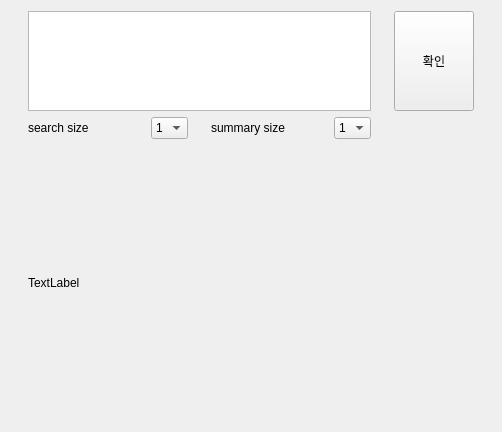
<?xml version="1.0" encoding="UTF-8"?>
<ui version="4.0">
 <class>Form</class>
 <widget class="QWidget" name="Form">
  <property name="geometry">
   <rect>
    <x>0</x>
    <y>0</y>
    <width>502</width>
    <height>432</height>
   </rect>
  </property>
  <property name="windowTitle">
   <string>Form</string>
  </property>
  <layout class="QVBoxLayout" name="verticalLayout">
   <item>
    <layout class="QGridLayout" name="ll_2">
     <property name="sizeConstraint">
      <enum>QLayout::SetNoConstraint</enum>
     </property>
     <item row="0" column="4">
      <widget class="QPushButton" name="button">
       <property name="sizePolicy">
        <sizepolicy hsizetype="Fixed" vsizetype="Fixed">
         <horstretch>0</horstretch>
         <verstretch>0</verstretch>
        </sizepolicy>
       </property>
       <property name="minimumSize">
        <size>
         <width>0</width>
         <height>100</height>
        </size>
       </property>
       <property name="text">
        <string>확인</string>
       </property>
      </widget>
     </item>
     <item row="1" column="2">
      <widget class="QLabel" name="label_5">
       <property name="maximumSize">
        <size>
         <width>100</width>
         <height>16777215</height>
        </size>
       </property>
       <property name="text">
        <string>summary size</string>
       </property>
      </widget>
     </item>
     <item row="0" column="0" colspan="4">
      <widget class="QTextEdit" name="input_text">
       <property name="enabled">
        <bool>true</bool>
       </property>
       <property name="sizePolicy">
        <sizepolicy hsizetype="Expanding" vsizetype="Fixed">
         <horstretch>0</horstretch>
         <verstretch>0</verstretch>
        </sizepolicy>
       </property>
       <property name="maximumSize">
        <size>
         <width>16777215</width>
         <height>100</height>
        </size>
       </property>
      </widget>
     </item>
     <item row="1" column="1">
      <widget class="QComboBox" name="src_num">
       <property name="sizePolicy">
        <sizepolicy hsizetype="Fixed" vsizetype="Fixed">
         <horstretch>0</horstretch>
         <verstretch>0</verstretch>
        </sizepolicy>
       </property>
       <item>
        <property name="text">
         <string>1</string>
        </property>
       </item>
       <item>
        <property name="text">
         <string>2</string>
        </property>
       </item>
       <item>
        <property name="text">
         <string>3</string>
        </property>
       </item>
       <item>
        <property name="text">
         <string>4</string>
        </property>
       </item>
       <item>
        <property name="text">
         <string>5</string>
        </property>
       </item>
       <item>
        <property name="text">
         <string>6</string>
        </property>
       </item>
       <item>
        <property name="text">
         <string>7</string>
        </property>
       </item>
       <item>
        <property name="text">
         <string>8</string>
        </property>
       </item>
      </widget>
     </item>
     <item row="1" column="0">
      <widget class="QLabel" name="label_4">
       <property name="maximumSize">
        <size>
         <width>100</width>
         <height>16777215</height>
        </size>
       </property>
       <property name="text">
        <string>search size</string>
       </property>
      </widget>
     </item>
     <item row="1" column="3">
      <widget class="QComboBox" name="sum_num">
       <property name="sizePolicy">
        <sizepolicy hsizetype="Fixed" vsizetype="Fixed">
         <horstretch>0</horstretch>
         <verstretch>0</verstretch>
        </sizepolicy>
       </property>
       <item>
        <property name="text">
         <string>1</string>
        </property>
       </item>
       <item>
        <property name="text">
         <string>2</string>
        </property>
       </item>
       <item>
        <property name="text">
         <string>3</string>
        </property>
       </item>
       <item>
        <property name="text">
         <string>4</string>
        </property>
       </item>
       <item>
        <property name="text">
         <string>5</string>
        </property>
       </item>
       <item>
        <property name="text">
         <string>6</string>
        </property>
       </item>
       <item>
        <property name="text">
         <string>7</string>
        </property>
       </item>
       <item>
        <property name="text">
         <string>8</string>
        </property>
       </item>
      </widget>
     </item>
     <item row="2" column="0" colspan="5">
      <widget class="QLabel" name="output">
       <property name="enabled">
        <bool>true</bool>
       </property>
       <property name="sizePolicy">
        <sizepolicy hsizetype="Expanding" vsizetype="Expanding">
         <horstretch>0</horstretch>
         <verstretch>0</verstretch>
        </sizepolicy>
       </property>
       <property name="text">
        <string>TextLabel</string>
       </property>
      </widget>
     </item>
    </layout>
   </item>
  </layout>
 </widget>
 <resources/>
 <connections>
  <connection>
   <sender>button</sender>
   <signal>clicked()</signal>
   <receiver>Form</receiver>
   <slot>button_clicked()</slot>
   <hints>
    <hint type="sourcelabel">
     <x>409</x>
     <y>81</y>
    </hint>
    <hint type="destinationlabel">
     <x>494</x>
     <y>83</y>
    </hint>
   </hints>
  </connection>
 </connections>
 <slots>
  <slot>button_clicked()</slot>
 </slots>
</ui>
